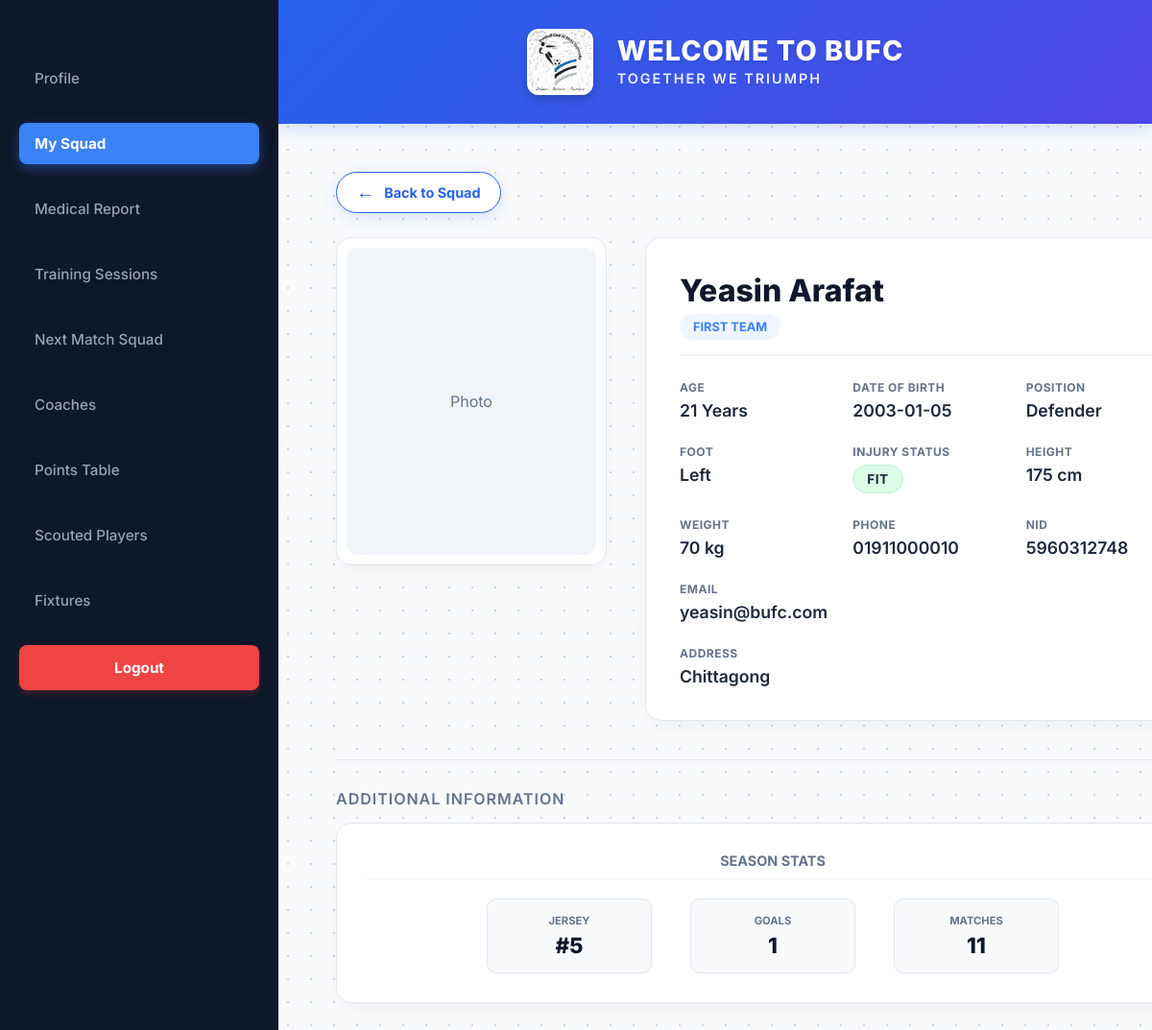
Page /codes/playerProfile.php?player_id=20 (signed in) on the committed database.
### tables this page shows
CREATE TABLE `player` (
  `Player_ID` int(11) NOT NULL,
  `Position` varchar(50) DEFAULT NULL,
  `Preferred_foot` varchar(20) DEFAULT NULL,
  `Height` float DEFAULT NULL,
  `Weight` float DEFAULT NULL,
  `Current_Injury_Status` varchar(50) DEFAULT NULL
);

CREATE TABLE `users` (
  `User_ID` int(11) NOT NULL,
  `Name` varchar(100) NOT NULL,
  `Age` int(11) DEFAULT NULL,
  `NID` varchar(50) DEFAULT NULL,
  `Email` varchar(100) DEFAULT NULL,
  `Address` varchar(255) DEFAULT NULL,
  `Phone_No` varchar(20) DEFAULT NULL,
  `Date_of_Birth` date DEFAULT NULL,
  `salary` decimal(10,2) DEFAULT NULL,
  `contract_start_date` date DEFAULT NULL,
  `contract_end_date` date DEFAULT NULL,
  `Password` varchar(255) NOT NULL,
  `Role` varchar(20) NOT NULL
);

CREATE TABLE `regular_player` (
  `Regular_Player_ID` int(11) NOT NULL,
  `Jersey_No` int(11) DEFAULT NULL,
  `Goals_Scored` int(11) DEFAULT 0,
  `Matches_Played` int(11) DEFAULT 0
);

### codes/playerProfile.php (the view, shortened to what this page needs)
<?php
require_once('dbconnect.php');
$current_user_id = $_SESSION['user_id'];
$user_role = $_SESSION['user_role'];
if (isset($_GET['player_id'])) {
    $target_id = $_GET['player_id'];
} else {
    $target_id = $current_user_id;
}
$show_sensitive = false;
$query_base = "SELECT * FROM users u
               JOIN Player p ON u.User_ID = p.Player_ID
               WHERE u.User_ID = '$target_id'";
$result_base = mysqli_query($conn, $query_base);
$base = mysqli_fetch_assoc($result_base);
$spec = [];
if ($base['Role'] == 'regular_player') {
    $q = "SELECT * FROM Regular_Player WHERE Regular_Player_ID = '$target_id'";
    $spec = mysqli_fetch_assoc(mysqli_query($conn, $q));
} else {
    $q = "SELECT * FROM Scouted_Player WHERE Scouted_Player_ID = '$target_id'";
    $spec = mysqli_fetch_assoc(mysqli_query($conn, $q));
}
?>
<!DOCTYPE html>
<html lang="en">
<head>
    <link rel="stylesheet" href="playerProfile.css">
</head>
<body>
<div class="dashboard-container">
    <aside class="sidebar">
        <nav class="sidebar-nav">
            <?php if ($user_role == 'coach'): ?>
                <?php
                $squad_active = 'active';
                $scout_active = '';
                ?>
                <a href="coachProfile.php" class="nav-item">Profile</a>
                <a href="mySquad.php" class="nav-item <?php echo $squad_active; ?>">My Squad</a>
                <a href="medicalReport.php" class="nav-item">Medical Report</a>
                <a href="trainingSessions.php" class="nav-item">Training Sessions</a>
                <a href="nextMatchSquad.php" class="nav-item">Next Match Squad</a>
                <a href="coaches.php" class="nav-item">Coaches</a>
                <a href="pointsTable.php" class="nav-item">Points Table</a>
                <a href="scoutedPlayers.php" class="nav-item <?php echo $scout_active; ?>">Scouted Players</a>
                <a href="fixtures.php" class="nav-item">Fixtures</a>
            <?php endif; ?>
            <a href="logout.php" class="nav-item logout-link">Logout</a>
        </nav>
    </aside>
    <div class="main-content">
        <header class="top-header">
            <div class="brand-group">
                <img src="images/bufc-logo.jpg" alt="Logo" class="header-logo">
                <div class="header-text-group">
                    <h1>WELCOME TO BUFC</h1>
                    <p class="slogan">Together We Triumph</p>
                </div>
            </div>
        </header>
        <div class="profile-container fade-in">
            <?php
            $show_back_button = false;
            $back_link = '';
            $back_text = '';
            if ($_SESSION['user_role'] == 'coach') {
                $show_back_button = true;
                if (isset($_GET['from']) && $_GET['from'] == 'scout') {
                    $back_link = 'scoutedPlayers.php';
                    $back_text = 'Back to Scouting';
                } else {
                    $back_link = 'mySquad.php';
                    $back_text = 'Back to Squad';
                }
            }
            elseif ($target_id != $current_user_id) {
                $show_back_button = true;
                $back_link = 'mySquad.php';
                $back_text = 'Back to Squad';
            }
            ?>
            <?php if ($show_back_button): ?>
            <div class="back-btn-wrapper">
                <a href="<?php echo $back_link; ?>" class="back-btn">
                    <span>&#8592;</span> <?php echo $back_text; ?>
                </a>
            </div>
            <?php endif; ?>
            <div class="top-section">
                <div class="photo-box">
                    <div class="photo-placeholder">
                    </div>
                </div>
                <div class="details-box">
                    <div class="details-header">
                        <div class="header-left-group">
                            <h2 class="player-name"><?php echo htmlspecialchars($base['Name']); ?></h2>
                            <?php if ($base['Role'] == 'regular_player'): ?>
                                <span class="role-pill">First Team</span>
                            <?php else: ?>
                                <span class="role-pill status-<?php echo strtolower($spec['Application_Status']); ?>">
                                <?php echo htmlspecialchars($spec['Application_Status']); ?></span>
                            <?php endif; ?>
                        </div>
                    </div>
                    <div class="info-grid">
                        <div class="info-item"><label>Age</label><div class="val"><?php echo htmlspecialchars($base['Age']); ?> Years</div></div>
                        <div class="info-item"><label>Date of Birth</label><div class="val"><?php echo htmlspecialchars($base['Date_of_Birth']); ?></div></div>
                        <div class="info-item"><label>Position</label><div class="val"><?php echo htmlspecialchars($base['Position']); ?></div></div>
                        <div class="info-item"><label>Foot</label><div class="val"><?php echo htmlspecialchars($base['Preferred_foot']); ?></div></div>
                        <div class="info-item">
                            <label>Injury Status</label>
                            <div class="val status-<?php echo strtolower(str_replace(' ', '-', $base['Current_Injury_Status'])); ?>">
                                <?php echo htmlspecialchars($base['Current_Injury_Status']); ?>
                            </div>
                        </div>
                        <div class="info-item"><label>Height</label><div class="val"><?php echo htmlspecialchars($base['Height']); ?> cm</div></div>
                        <div class="info-item"><label>Weight</label><div class="val"><?php echo htmlspecialchars($base['Weight']); ?> kg</div></div>
                        <div class="info-item"><label>Phone</label><div class="val"><?php echo htmlspecialchars($base['Phone_No']); ?></div></div>
                        <div class="info-item"><label>NID</label><div class="val"><?php echo $base['NID'] ? htmlspecialchars($base['NID']) : 'N/A'; ?></div></div>
                        <div class="info-item full"><label>Email</label><div class="val"><?php echo htmlspecialchars($base['Email']); ?></div></div>
                        <div class="info-item full"><label>Address</label><div class="val"><?php echo $base['Address'] ? htmlspecialchars($base['Address']) : 'N/A'; ?></div></div>
                    </div>
                </div>
            </div>
            <hr class="divider-line">
            <div class="bottom-section">
                <h3>Additional Information</h3>
                <?php if ($base['Role'] == 'scouted_player'): ?>
                    <div class="info-content">
                        <div class="data-row"><span class="data-label">Experience:</span> <?php echo $spec['Scouted_Player_Experience']; ?></div>
                        <div class="data-row"><span class="data-label">Previous Club:</span> <?php echo $spec['Scouted_Player_Previous_Club']; ?></div>
                        <div class="bio-box"><label>Bio</label><p>"<?php echo htmlspecialchars($spec['Bio']); ?>"</p></div>
                    </div>
                <?php else: ?>
                    <div class="split-grid <?php echo !$show_sensitive ? 'single-col' : ''; ?>">
                        <div class="info-content">
                            <h4 class="box-title">Season Stats</h4>
                            <div class="stats-row">
                                <div class="stat-pill">
                                    <span class="lbl">Jersey</span>
                                    <span class="num">#<?php echo $spec['Jersey_No']; ?></span>
                                </div>
                                <div class="stat-pill">
                                    <span class="lbl">Goals</span>
                                    <span class="num"><?php echo $spec['Goals_Scored']; ?></span>
                                </div>
                                <div class="stat-pill">
                                    <span class="lbl">Matches</span>
                                    <span class="num"><?php echo $spec['Matches_Played']; ?></span>
                                </div>
                            </div>
                        </div>
                    </div>
                <?php endif; ?>
            </div>
        </div>
    </div>
    </body>
</html>

### rows in the picture
player: Player_ID.Name "Yeasin Arafat", Player_ID.Age "21", Player_ID.Date_of_Birth "2003-01-05", Position "Defender", Preferred_foot "Left", Current_Injury_Status "FIT", Height "175", Weight "70", Player_ID.Phone_No "01911000010", Player_ID.NID "5960312748", Player_ID.Email "yeasin@bufc.com", Player_ID.Address "Chittagong"
regular_player: Jersey_No "5", Goals_Scored "1", Matches_Played "11"

### other values in the picture
$back_text "Back to Squad"
